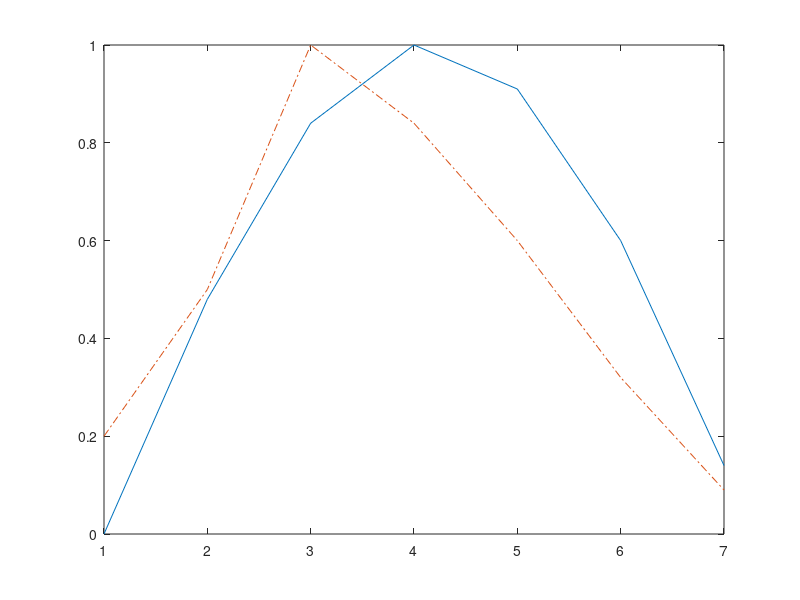

Reproduce this figure in MATLAB.
% SKU CoE ITE - ParkSooYoung
% Grade 3 , Semester 1 , Chapter 1-3-1 , Number 2

X = [1 2 3 4 5 6 7];
Y1 = [0 .48 .84 1 .91 .6 .14];
plot(X,Y1,'-')
hold

Y2 = [.2 .50 1 .84 .6 .32 .09];
plot(X,Y2,'-.')

hold
